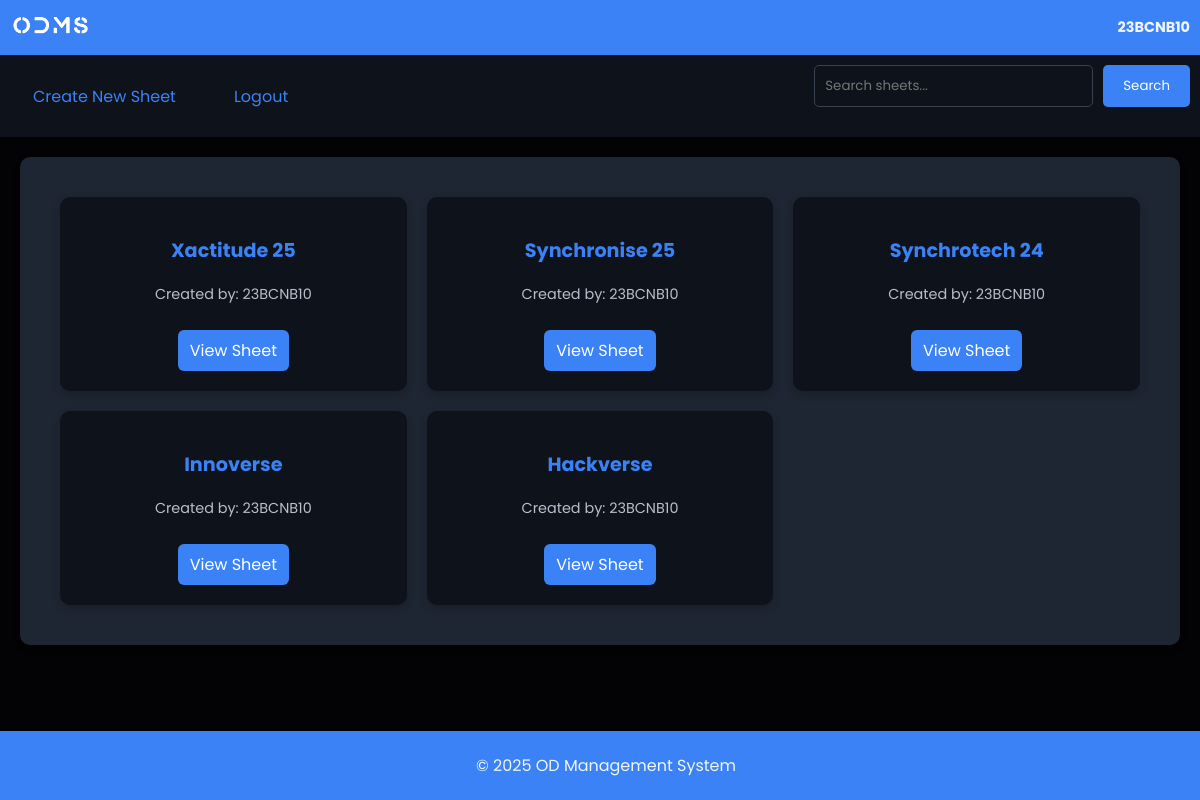
The app's page /dashboard (signed in) with its own data.
### tables this page shows
CREATE TABLE sheets (
            id INTEGER PRIMARY KEY AUTOINCREMENT,
            sheet_name TEXT NOT NULL,
            creator TEXT NOT NULL
        );

### app.py (the view)
@app.route('/dashboard', methods=['GET', 'POST'])
def dashboard():
    if 'username' not in session:
        flash('Please log in first!', 'warning')
        return redirect(url_for('login'))
    search_query = request.args.get('search', '')
    try:
        conn = get_db_connection()
        c = conn.cursor()
        if search_query:
            c.execute('SELECT id, sheet_name, creator FROM sheets WHERE sheet_name LIKE ?',
                     (f'%{search_query}%',))
        else:
            c.execute('SELECT id, sheet_name, creator FROM sheets')
        sheets = c.fetchall()
        sheet_list = []
        for sheet in sheets:
            sheet_list.append((sheet['id'], sheet['sheet_name'], sheet['creator']))
        return render_template('dashboard.html',
                              user_name=session['username'],
                              sheets=sheet_list,
                              search_query=search_query)
    except Exception as e:
        flash(f'Error loading dashboard: {str(e)}', 'danger')
        return render_template('dashboard.html',
                              user_name=session['username'],
                              sheets=[],
                              search_query=search_query)
    finally:
        if 'conn' in locals():
            conn.close()

### app.py (called while the page is built)
def get_db_connection():
    conn = sqlite3.connect('odms.db', timeout=20)
    conn.row_factory = sqlite3.Row
    return conn

### templates/dashboard.html (shortened to what this page needs)
<!DOCTYPE html>
<html>
<head>
    <link rel="stylesheet" href="{{ url_for('static', filename='dashboard.css') }}">
</head>
<body>
    <header>
        <div class="header-left">
            <img src="{{ url_for('static', filename='assets/odms.png') }}" alt="Logo" class="logo">
        </div>
        <div class="header-right">
            <p class="user-name">{{ user_name }}</p>
        </div>
    </header>
    <nav class="navbar">
        <ul class="navbar__menu">
            <li class="navbar__item">
                <a href="{{ url_for('create_sheet') }}" class="navbar__link">
                    <span>Create New Sheet</span>
                </a>
            </li>
            <li class="navbar__item">
                <a href="{{ url_for('logout') }}" class="navbar__link">
                    <span>Logout</span>
                </a>
            </li>
        </ul>
        <div class="search-container">
            <form action="{{ url_for('dashboard') }}" method="GET" class="search-form">
                <input type="text" name="search" placeholder="Search sheets..." value="{{ search_query }}">
                <button type="submit" class="search-btn">Search</button>
            </form>
        </div>
    </nav>
    <main>
        <div class="main-panel">
            <div class="sheet-container">
                {% if sheets %}
                    {% for sheet_id, sheet_name, creator in sheets %}
                        <div class="sheet-card">
                            <h3>{{ sheet_name }}</h3>
                            <p>Created by: {{ creator }}</p>
                            <a href="{{ url_for('sheet_detail', sheet_id=sheet_id) }}" class="view-sheet">View Sheet</a>
                        </div>
                    {% endfor %}
                {% else %}
                    <p>No sheets available.</p>
                {% endif %}
            </div>
        </div>
    </main>
    <footer>
        <p>&copy; 2025 OD Management System</p>
    </footer>
</body>
</html>

### static/dashboard.css (style rules this page uses)
body { background-color: #030305; color: #EFF6FF; font-family: 'Poppins', sans-serif; margin: 0; padding: 0; }
header { display: flex; justify-content: space-between; align-items: center; background-color: #3B82F6; padding: 10px; font-size: 1.5rem; font-weight: bold; }
.header-left .logo { width: 80px; height: auto; }
.header-right { display: flex; flex-direction: column; align-items: flex-end; font-size: 0.9rem; }
.user-name, .user-email { margin: 0; }
.navbar { display: flex; justify-content: space-between; align-items: center; padding: 10px; background-color: #0E121A; }
.navbar__menu { display: flex; list-style: none; padding: 0; margin: 0; }
.navbar__item { margin-right: 20px; }
.navbar__link { color: #3B82F6; text-decoration: none; display: flex; align-items: center; padding: 10px 15px; border-radius: 8px; transition: background-color 250ms ease; }
.navbar__link span { margin-left: 8px; }
main { padding: 20px; }
.main-panel { background-color: #1F2633; padding: 20px; border-radius: 10px; box-shadow: 0 4px 6px rgba(0, 0, 0, 0.3); }
.sheet-container { display: grid; grid-template-columns: repeat(auto-fit, minmax(280px, 1fr)); gap: 20px; padding: 20px; }
.sheet-card { background: #0E121A; padding: 20px; border-radius: 10px; box-shadow: 0 4px 8px rgba(0, 0, 0, 0.2); text-align: center; transition: transform 0.2s; }
.sheet-card h3 { color: #3B82F6; font-size: 1.2rem; }
.sheet-card p { color: #B8BFCC; font-size: 0.9rem; }
.view-sheet { display: inline-block; margin-top: 10px; padding: 8px 12px; background-color: #3B82F6; color: white; text-decoration: none; border-radius: 6px; transition: background-color 0.3s; }
footer { text-align: center; padding: 6px; background-color: #3B82F6; position: fixed; bottom: 0; width: 100%; }
.search-container { margin-bottom: 20px; }
.search-form { display: flex; gap: 10px; }
.search-form input[type="text"] { flex: 1; padding: 10px; border-radius: 5px; border: 1px solid #374151; background-color: #0E121A; color: #EFF6FF; font-family: 'Poppins', sans-serif; }
.search-btn { background-color: #3B82F6; color: white; border: none; padding: 10px 20px; border-radius: 5px; cursor: pointer; font-family: 'Poppins', sans-serif; }

### records on screen
sheets: sheet_name "Xactitude 25", creator "23BCNB10"
sheets: sheet_name "Synchronise 25", creator "23BCNB10"
sheets: sheet_name "Synchrotech 24", creator "23BCNB10"
sheets: sheet_name "Innoverse", creator "23BCNB10"
sheets: sheet_name "Hackverse", creator "23BCNB10"

### other values on screen
{{ user_name }} "23BCNB10"
